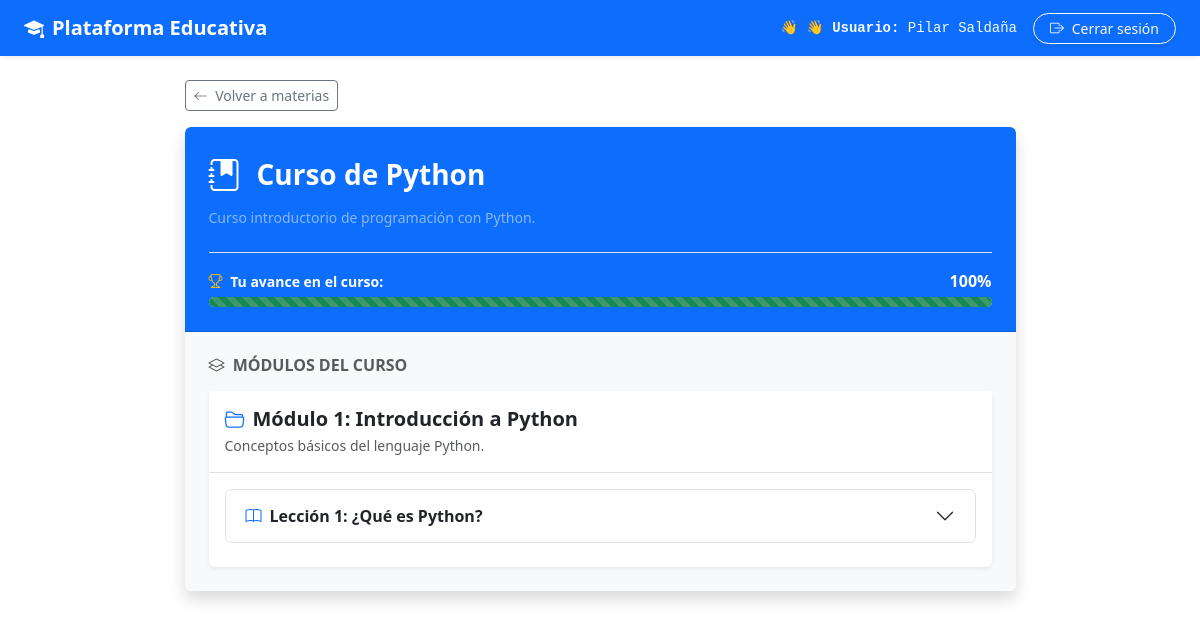
Screenshot of /espacio/1/ (signed in) with the database file from the repository.
### usuarios/models.py (models this page shows, shortened)
class Usuario(AbstractUser):
    dni = models.CharField(
        max_length=20,
        unique=True,
        null=True,
        blank=True
    )

### educacion/models.py (models this page shows, shortened)
class EspacioEducativo(models.Model):
    nombre = models.CharField(
        max_length=200
    )
    descripcion = models.TextField(
        blank=True
    )
    fecha_creacion = models.DateTimeField(
        auto_now_add=True
    )
    activo = models.BooleanField(
        default=True
    )
    class Meta:
        verbose_name = 'Espacio educativo'
        verbose_name_plural = 'Espacios educativos'

class Modulo(models.Model):
    espacio_educativo = models.ForeignKey(
        EspacioEducativo,
        on_delete=models.CASCADE,
        related_name='modulos'
    )
    nombre = models.CharField(
        max_length=200
    )
    descripcion = models.TextField(
        blank=True
    )
    orden = models.PositiveIntegerField(
        default=1
    )
    activo = models.BooleanField(
        default=True
    )
    class Meta:
        verbose_name = 'Módulo'
        verbose_name_plural = 'Módulos'

class Leccion(models.Model):
    modulo = models.ForeignKey(
        Modulo,
        on_delete=models.CASCADE,
        related_name='lecciones'
    )
    titulo = models.CharField(
        max_length=200
    )
    descripcion = models.TextField(
        blank=True
    )
    orden = models.PositiveIntegerField(
        default=1
    )
    activo = models.BooleanField(
        default=True
    )
    class Meta:
        verbose_name = 'Lección'
        verbose_name_plural = 'Lecciones'

### educacion/views.py (the view, shortened to what this page needs)
@login_required
def detalle_espacio(request, espacio_id):
    espacio = get_object_or_404(
        EspacioEducativo,
        id=espacio_id,
        activo=True
    )
    modulos = espacio.modulos.filter(
        activo=True
    ).order_by('orden').prefetch_related(
        Prefetch(
            'lecciones',
            queryset=Leccion.objects.filter(activo=True).order_by('orden')
        ),
        'lecciones__contenidos',
        'lecciones__actividades'
    )
    porcentaje_avance, actividades_resueltas_ids = obtener_progreso_estudiante(request.user, espacio)
    return render(
        request,
        'educacion/detalle_espacio.html',
        {
            'espacio': espacio,
            'modulos': modulos,
            'porcentaje_avance': porcentaje_avance,
            'actividades_resueltas_ids': actividades_resueltas_ids,
            'estudiante': request.user,
        }
    )

### educacion/templates/educacion/detalle_espacio.html (shortened to what this page needs)
{% extends 'base.html' %}
{% load markdown_extras %}
{% block content %}
<div class="row justify-content-center my-4">
    <div class="col-12 col-lg-10 col-xl-9">
        <a href="{% url 'educacion:inicio' %}" class="btn btn-outline-secondary btn-sm mb-3">
            <i class="bi bi-arrow-left me-1"></i> Volver a materias
        </a>
        <div class="card shadow border-0 overflow-hidden">
            <div class="card-header bg-primary text-white p-4">
                <div class="d-flex align-items-center mb-2">
                    <i class="bi bi-journal-bookmark-fill fs-2 me-3"></i>
                    <h1 class="h3 fw-bold mb-0">{{ espacio.nombre }}</h1>
                </div>
                {% if espacio.descripcion %}
                <p class="text-white-50 mb-0 small">
                    {{ espacio.descripcion }}
                </p>
                {% endif %}
                <div class="mt-4 pt-3 border-top border-white-50">
                    <div class="d-flex justify-content-between align-items-center mb-1">
                        <span class="fw-semibold text-white small">
                            <i class="bi bi-trophy me-1 text-warning"></i> Tu avance en el curso:
                        </span>
                        <span class="fw-bold text-white fs-6">{{ porcentaje_avance }}%</span>
                    </div>
                    <div class="progress bg-primary-subtle" style="height: 10px;">
                        <div class="progress-bar progress-bar-striped progress-bar-animated bg-success" role="progressbar"
                            style="width: {{ porcentaje_avance }}%;" aria-valuenow="{{ porcentaje_avance }}"
                            aria-valuemin="0" aria-valuemax="100">
                        </div>
                    </div>
                </div>
            </div>
            <div class="card-body p-3 p-md-4 bg-light">
                <h2 class="h6 text-uppercase fw-bold text-muted mb-3 tracking-wide">
                    <i class="bi bi-layers me-1"></i> Módulos del Curso
                </h2>
                <div class="d-flex flex-column gap-3">
                    {% for modulo in modulos %}
                    <div class="card border-0 shadow-sm">
                        <div class="card-header bg-white border-bottom p-3">
                            <h3 class="h5 mb-1 fw-bold text-dark">
                                <i class="bi bi-folder2-open me-2 text-primary"></i>Módulo {{ modulo.orden }}: {{ modulo.nombre }}
                            </h3>
                            {% if modulo.descripcion %}
                            <p class="text-muted small mb-0">{{ modulo.descripcion }}</p>
                            {% endif %}
                        </div>
                        <div class="card-body p-3">
                            <div class="accordion accordion-flush" id="acordeonModulo{{ modulo.id }}">
                                {% for leccion in modulo.lecciones.all %}
                                {% if leccion.activo %}
                                <div class="accordion-item border rounded mb-2 overflow-hidden bg-white">
                                    <h4 class="accordion-header" id="headingLeccion{{ leccion.id }}">
                                        <button class="accordion-button collapsed fw-semibold text-dark py-3" type="button"
                                            data-bs-toggle="collapse" data-bs-target="#collapseLeccion{{ leccion.id }}"
                                            aria-expanded="false" aria-controls="collapseLeccion{{ leccion.id }}">
                                            <i class="bi bi-book me-2 text-primary"></i>
                                            Lección {{ leccion.orden }}: {{ leccion.titulo }}
                                        </button>
                                    </h4>
                                </div>
                                {% endif %}
                                {% empty %}
                                <p class="text-muted small mb-0 p-2">No hay lecciones cargadas en este módulo.</p>
                                {% endfor %}
                            </div>
                        </div>
                    </div>
                    {% empty %}
                    <div class="alert alert-info shadow-sm mb-0">
                        <i class="bi bi-info-circle-fill me-2"></i> Este espacio educativo aún no cuenta con módulos publicados.
                    </div>
                    {% endfor %}
                </div>
            </div>
        </div>
    </div>
</div>
{% endblock %}

### templates/base.html (shortened to what this page needs)
{% load static %}
<!DOCTYPE html>
<html lang="es">
<head>
    <link href="https://cdn.jsdelivr.net/npm/bootstrap@5.3.3/dist/css/bootstrap.min.css" rel="stylesheet">
    <link rel="stylesheet" href="https://cdn.jsdelivr.net/npm/bootstrap-icons@1.11.3/font/bootstrap-icons.min.css">
    <link rel="stylesheet" href="{% static 'css/estilos.css' %}">
</head>
<body>
    {% if user.is_authenticated %}
    <nav class="navbar navbar-expand-lg navbar-dark bg-primary mb-4 shadow-sm">
        <div class="container-fluid px-4">
            <a class="navbar-brand fw-bold" href="{% url 'educacion:inicio' %}">
                <i class="bi bi-mortarboard-fill me-2"></i>Plataforma Educativa
            </a>
            <div class="collapse navbar-collapse" id="navbarNav">
                <ul class="navbar-nav ms-auto align-items-center gap-3 mt-2 mt-lg-0">
                    <li class="nav-item text-light font-monospace small">
                        👋 👋 <strong>Usuario:</strong> {{ user.get_full_name|default:user.username }}
                    </li>
                    <li class="nav-item">
                        <form method="post" action="{% url 'logout' %}" class="d-inline">
                            <button type="submit" class="btn btn-outline-light btn-sm rounded-pill px-3 shadow-sm">
                                <i class="bi bi-box-arrow-right me-1"></i> Cerrar sesión
                            </button>
                        </form>
                    </li>
                </ul>
            </div>
        </div>
    </nav>
    {% endif %}
    <main class="container">
        {% block content %}
        {% endblock %}
    </main>
</body>
</html>

### static/css/estilos.css (style rules this page uses)
.navbar-brand { transition: 0.3s; }

### rows the page displays
Usuario: get_full_name "Pilar Saldaña"
EspacioEducativo: nombre "Curso de Python", descripcion "Curso introductorio de programación con Python."
Modulo: orden "1", nombre "Introducción a Python", descripcion "Conceptos básicos del lenguaje Python."
Leccion: orden "1", titulo "¿Qué es Python?"

### other values shown
{{ porcentaje_avance }} "100"
